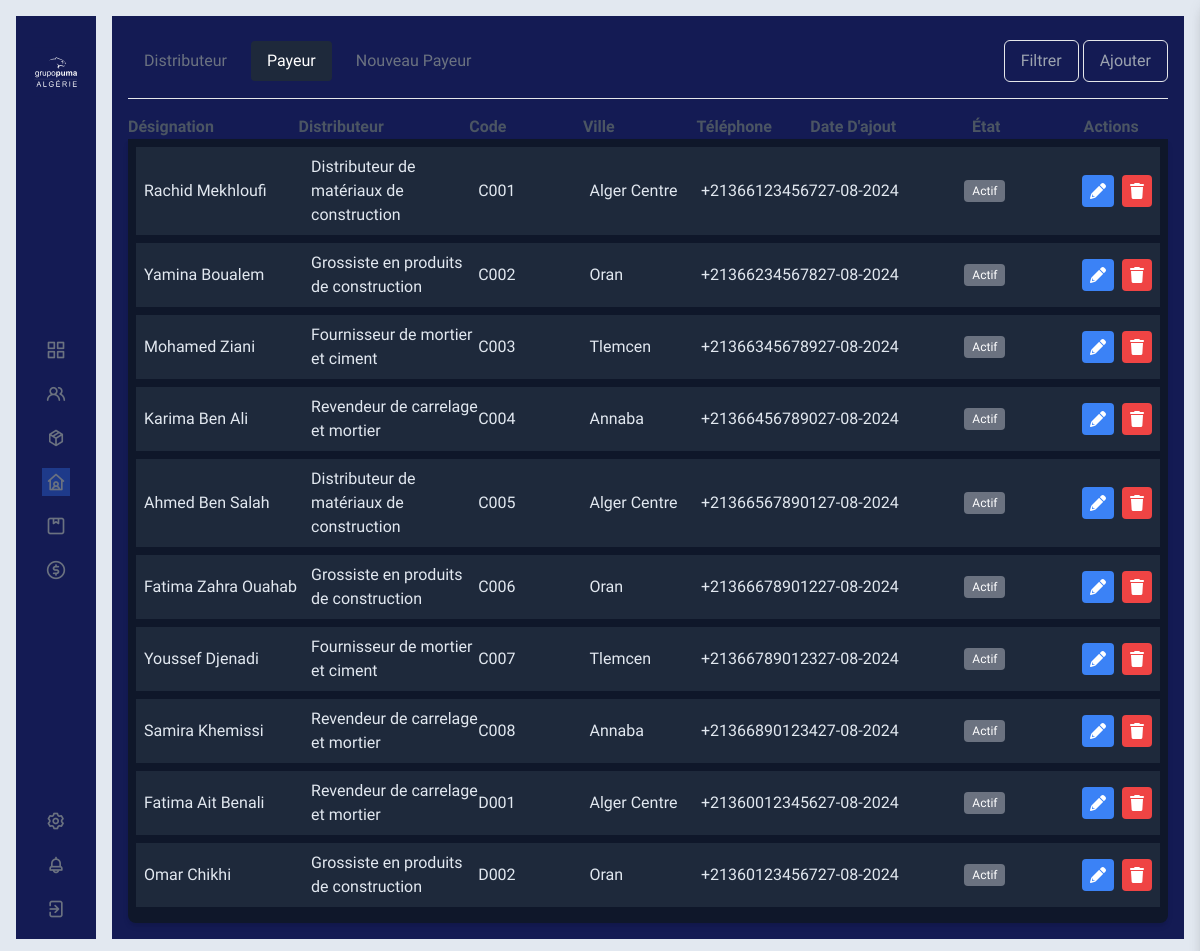
Page /distributeur/payeur (signed in) on the earlier database version.
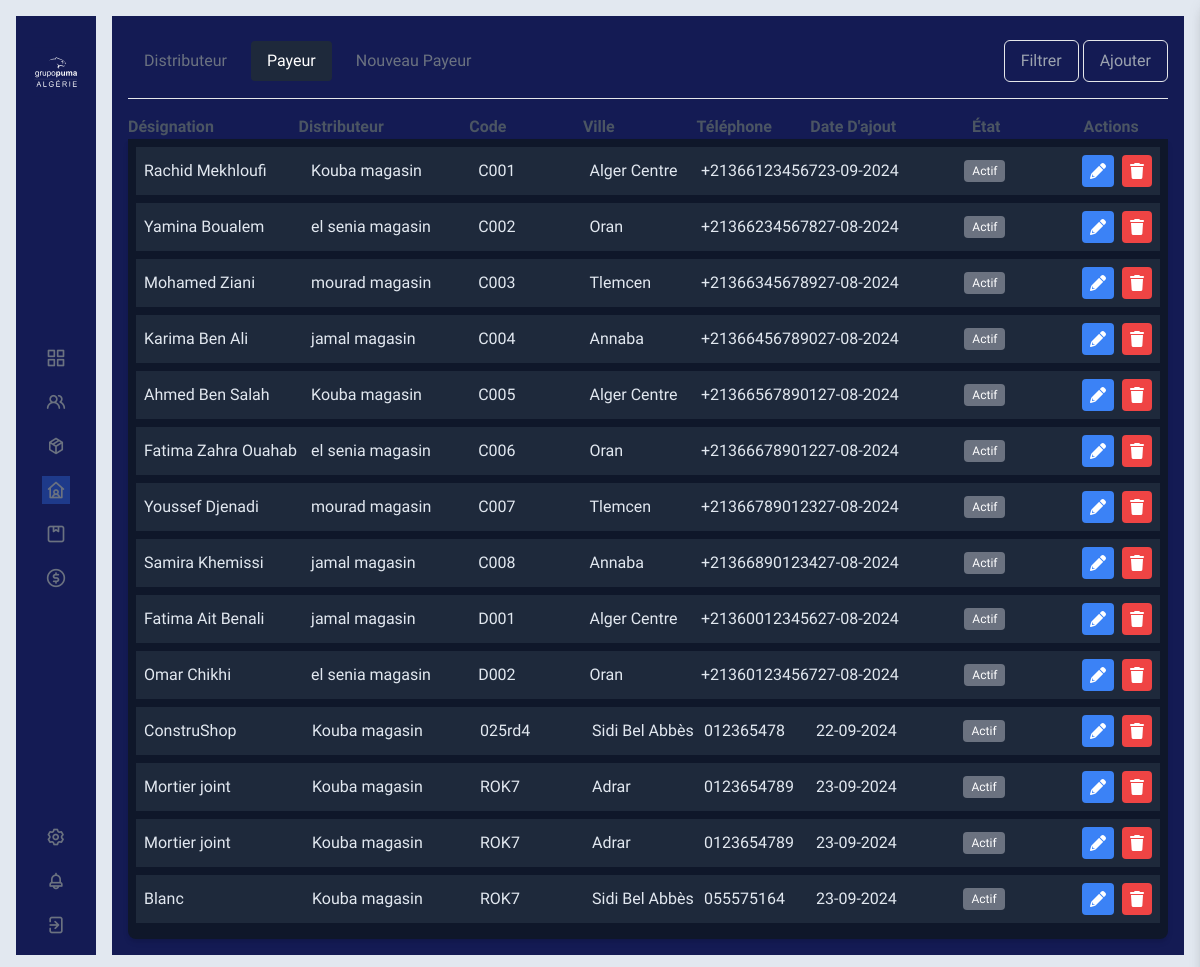
Same page on the later database version.
### Distributeur/models.py (models this page shows, shortened)
class Payeur(models.Model):
    id = models.AutoField(primary_key=True)
    distributeur = models.ForeignKey(Distributeur, on_delete=models.CASCADE)
    code = models.CharField(max_length=100, default='0000000')
    designation = models.CharField(max_length=100)
    ville = models.ForeignKey(Ville, on_delete=models.CASCADE, null=True, blank=True)
    telephone = models.CharField(max_length=200, null=True, blank=True)
    adresse = models.CharField(max_length=200, null=True, blank=True)
    active = models.BooleanField(default=True)
    nif = models.CharField(max_length=20, null=True, blank=True)
    nis = models.CharField(max_length=20, null=True, blank=True)
    art = models.CharField(max_length=20, null=True, blank=True)
    rc = models.CharField(max_length=20, null=True, blank=True)
    date_ajout = models.DateTimeField(auto_now=True)
    draft = models.BooleanField(default=False)

class Distributeur(models.Model):
    id = models.AutoField(primary_key=True)
    user = models.ForeignKey(CustomUser, on_delete=models.CASCADE)
    code = models.CharField(max_length=100, default='0000000', blank=True, null=True)
    designation = models.CharField(max_length=100, blank=True, null=True)
    ville = models.ForeignKey(Ville, on_delete=models.CASCADE, blank=True, null=True)
    adresse = models.CharField(max_length=255, blank=True, null=True)
    nif = models.CharField(max_length=20, blank=True, null=True)
    nis = models.CharField(max_length=20, blank=True, null=True)
    art = models.CharField(max_length=20, blank=True, null=True)
    rc = models.CharField(max_length=20, blank=True, null=True)
    plafonnement = models.FloatField(default=1000000, blank=True, null=True)
    bloquer = models.BooleanField(default=False)
    echeance_jour = models.IntegerField(default=0, blank=True, null=True)
    ristourn_a = models.FloatField(default=0)
    ristourn_na = models.FloatField(default=0)
    objectif_a = models.FloatField(default=0)
    objectif_m = models.FloatField(default=0)
    def __str__(self):
        return self.designation

### Session/models.py (models this page shows)
class Ville(models.Model):
    id = models.AutoField(primary_key=True)
    designation = models.CharField(max_length=80)
    region = models.CharField(max_length=6, choices=Typeregion, default='EST', blank=True, null=True)
    def __str__(self):
        return self.designation

### Distributeur/views.py (the view)
# urls.py: path('payeur', PayView, name='payeur'),
@login_required
def PayView(request):
    if(request.user.type == "Distributeur"):
        pass
    else:
        listmodules  = list(
            set(request.user.user_permissions.values_list('content_type_id', flat=True))
        )
        listeauth = list(
            set(
                Permission.objects.filter(user=request.user, content_type = 10).values_list('id', flat=True)
            )
        )
        dist_list = Payeur.objects.filter(draft = False)
        ville_list = Ville.objects.all()
        users_select = Distributeur.objects.all().order_by('id')
        print(users_select)
        return render(request, "Pumal/Payeur.html",
                      {
                          'dist_list': dist_list,
                          'ville_list': ville_list,
                          'users_select': users_select,
                          'listeauth': listeauth,
                          "listmodules": listmodules
                      })

### templates/Pumal/Payeur.html (shortened to what this page needs)
{% extends "baseNew.html" %}
{% load static %}
{% block content %}
    <div class="w-full h-full backprimer px-4 pb-4 flex flex-col">
        <div class="flex justify-between items-center pt-8 mb-4" style="margin-top: -8px">
            <div class="flex gap-2">
                <div>
                    <a href="{% url 'distributeur' %}"
                       class="block px-4 py-2 hoverprimer rounded">Distributeur</a>
                </div>
                <div>
                    <a href="{% url 'payeur' %}" class="block px-4 py-2 actualprimer rounded">Payeur</a>
                </div>
                <div>
                    <a href="{% url 'payeurdraft' %}" class="block px-4 py-2 hoverprimer rounded">Nouveau Payeur</a>
                </div>
            </div>
            <div>
                <button id="filterButton" class="btn capitalize backprimer px-4 py-2 border border-slate-300 text-gray-400
                    hover:bg-blue-900 hover:border-slate-400 rounded-md">Filtrer
                </button>
                <button id="addButton" class="btn capitalize backprimer px-4 py-2 border border-slate-300 text-gray-400
                    hover:bg-blue-900 hover:border-slate-400 rounded-md">Ajouter
                </button>
            </div>
        </div>
        <hr/>
        <div class="pt-4">
            <div class="flex items-center justify-between text-gray-600 font-semibold">
                <div class="w-1/4 capitalize">Désignation</div>
                <div class="w-1/4 capitalize">Distributeur</div>
                <div class="w-1/6 capitalize">Code</div>
                <div class="w-1/6 capitalize">Ville</div>
                <div class="w-1/6 capitalize">Téléphone</div>
                <div class="w-1/6 capitalize">Date d'ajout</div>
                <div class="w-1/6 capitalize pl-12">état</div>
                <div class="w-1/6 capitalize text-center">Actions</div>
            </div>
        </div>
        <div class="flex-grow shadow-md rounded-b-lg backslateprime p-2 overflow-y-auto">
            {% for elem in dist_list %}
                <div class="flex items-center justify-between p-2 backslateslite flex-none mb-2 ">
                    <div class="textslate w-1/4">{{ elem.designation }}</div>
                    <div class="textslate w-1/4">{{ elem.distributeur }}</div>
                    <div class="textslate w-1/6">{{ elem.code }}</div>
                    <div class="textslate w-1/6">{{ elem.ville }}</div>
                    <div class="textslate w-1/6">{{ elem.telephone }}</div>
                    <div class="textslate w-1/6">{{ elem.date_ajout|date:'d-m-Y' }}</div>
                    <div class="w-1/6 text-center">
                    <span class="bg-gray-500 text-white text-xs px-2 py-1 rounded">{% if elem.bloque %}
                        Bloqué {% else %} Actif {% endif %}</span>
                    </div>
                    <div class="flex space-x-2 w-1/6 justify-end">
                        <button class="bg-blue-500 text-white p-2 rounded">
                            <i id="editButton" class="editButton fas fa-pencil-alt"
                               onclick="newdatauser({{ elem.id }}, {{ elem.distributeur.id }}, '{{ elem.code }}', '{{ elem.designation }}', {{ elem.ville.id }}
                                       , '{{ elem.telephone }}', '{{ elem.adresse }}', '{{ elem.nif }}', '{{ elem.nis }}', '{{ elem.art }}',
                                        '{{ elem.rc }}', '{{ elem.active }}'
                                       )">
                            </i>
                        </button>
                        <button class="bg-red-500 text-white p-2 rounded delete-btn" data-identifiant="{{ elem.id }}"><i class="fas fa-trash"></i></button>
                    </div>
                </div>
            {% endfor %}
        </div>
    </div>
{% endblock %}

Differences in the rows shown:
changed Payeur "Rachid Mekhloufi": distributeur "Distributeur de matériaux de construction" → "Kouba magasin"; date_ajout "27-08-2024" → "23-09-2024"
changed through a linked row, Payeur "Yamina Boualem": distributeur "Grossiste en produits de construction" → "el senia magasin"
changed through a linked row, Payeur "Mohamed Ziani": distributeur "Fournisseur de mortier et ciment" → "mourad magasin"
changed through a linked row, Payeur "Karima Ben Ali": distributeur "Revendeur de carrelage et mortier" → "jamal magasin"
changed through a linked row, Payeur "Ahmed Ben Salah": distributeur "Distributeur de matériaux de construction" → "Kouba magasin"
changed through a linked row, Payeur "Fatima Zahra Ouahab": distributeur "Grossiste en produits de construction" → "el senia magasin"
changed through a linked row, Payeur "Youssef Djenadi": distributeur "Fournisseur de mortier et ciment" → "mourad magasin"
changed through a linked row, Payeur "Samira Khemissi": distributeur "Revendeur de carrelage et mortier" → "jamal magasin"
changed through a linked row, Payeur "Fatima Ait Benali": distributeur "Revendeur de carrelage et mortier" → "jamal magasin"
changed through a linked row, Payeur "Omar Chikhi": distributeur "Grossiste en produits de construction" → "el senia magasin"
added Payeur: designation "ConstruShop", distributeur "Kouba magasin", code "025rd4", ville "Sidi Bel Abbès", telephone "012365478", date_ajout "22-09-2024"
added Payeur: designation "Mortier joint", distributeur "Kouba magasin", code "ROK7", ville "Adrar", telephone "0123654789", date_ajout "23-09-2024"
added Payeur: designation "Mortier joint", distributeur "Kouba magasin", code "ROK7", ville "Adrar", telephone "0123654789", date_ajout "23-09-2024"
added Payeur: designation "Blanc", distributeur "Kouba magasin", code "ROK7", ville "Sidi Bel Abbès", telephone "055575164", date_ajout "23-09-2024"
